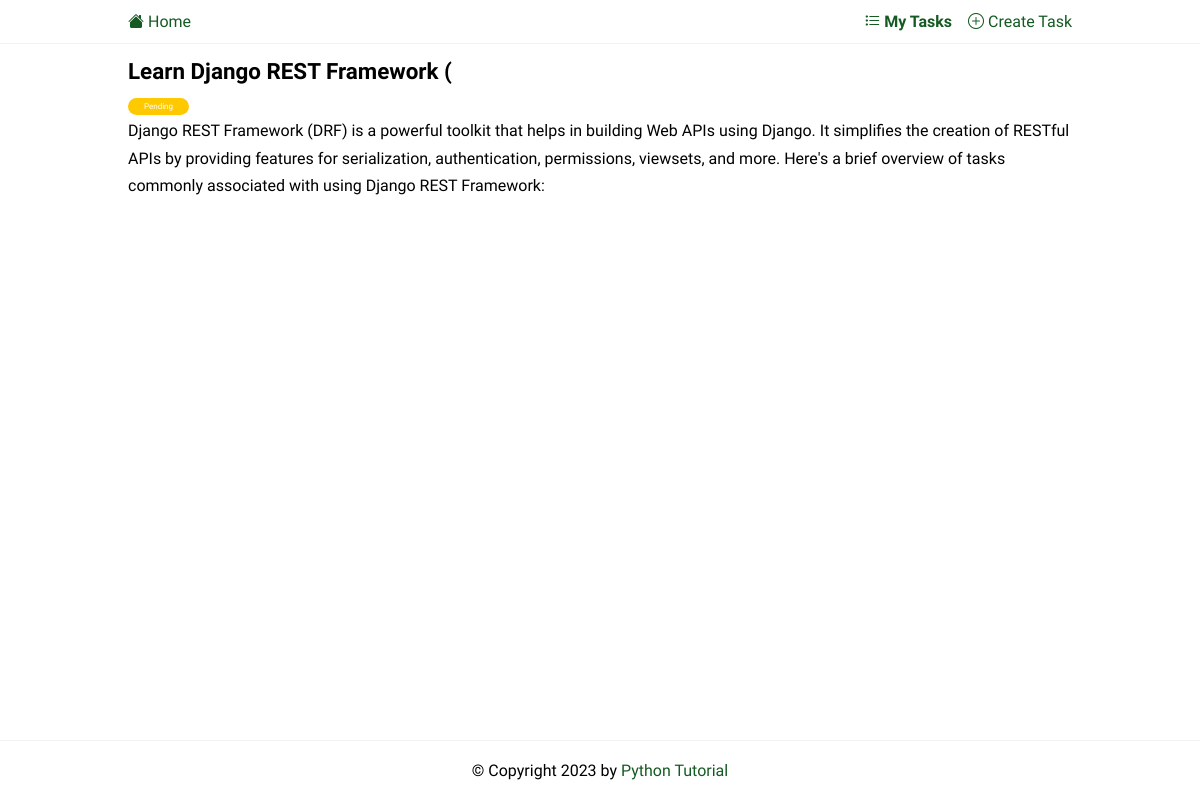
Page /task/1/ on the committed database.
### todo/models.py (models this page shows, shortened)
class Task(models.Model):
    title = models.CharField(max_length=255)
    description = models.TextField(null=True, blank=True)
    completed = models.BooleanField(default=False)
    created_at = models.DateTimeField(auto_now_add=True)
    user = models.ForeignKey(User,on_delete=models.CASCADE, null=True, blank=True)
    class Meta:
        ordering = ['completed']

### todo/views.py (the view)
# urls.py: path('task/<int:pk>/',TaskDetail.as_view(), name= 'task'),
class TaskDetail(DetailView):
    model  = Task
    context_object_name ='task'

### todo/templates/todo/task_detail.html
{%extends 'base.html'%}
{%block content%}
 <article class="task">
	<header>
		<h2>{{ task.title }}</h2>
		<span class="badge {% if task.completed %}badge-completed{% else %}badge-pending{%endif%}">
			{% if task.completed %} Completed {%else%} Pending {%endif%}
		</span>
	</header>
	<p>{{task.description}}</p>
</article>
{%endblock content%}

### static/css/style.css (style rules this page uses)
:root { --color-primary: #145a22; --color-secondary: #86b7fe; --color-light: #f2f2f2; --color-gray: #ced4da; --color-dark: #212121; --color-white: #ffffff; --color-error: #e2442f; --color-warning: #ffc900; --color-info: #02a2b9; --color-success: #1ba345; --color-input: #00d1b2; --border-radius: 5px; }
* { margin: 0; padding: 0; box-sizing: border-box; text-rendering: optimizeLegibility; }
html, body { height: 100%; }
body { font-family: 'Dosis', sans-serif; font-size: 1rem; line-height: 1.7; display: flex; flex-direction: column; }
h2 { font-size: 1.4rem; }
.task { margin-bottom: auto; }
.badge { font-size: 0.5rem; padding: 0.25rem 1rem; color: var(--color-white); border-radius: 2rem; align-self: flex-start; }
.badge-pending { background-color: var(--color-warning); }

### rows in the picture
Task: title "Learn Django REST Framework (", description "Django REST Framework (DRF) is a powerful toolkit that helps in building Web APIs using Django. It simplifies the creation of RESTful APIs by providing features for serialization, authentication, permissions, viewsets, and more. Here's a brief overview of tasks commonly associated with using Django REST Framework:"
